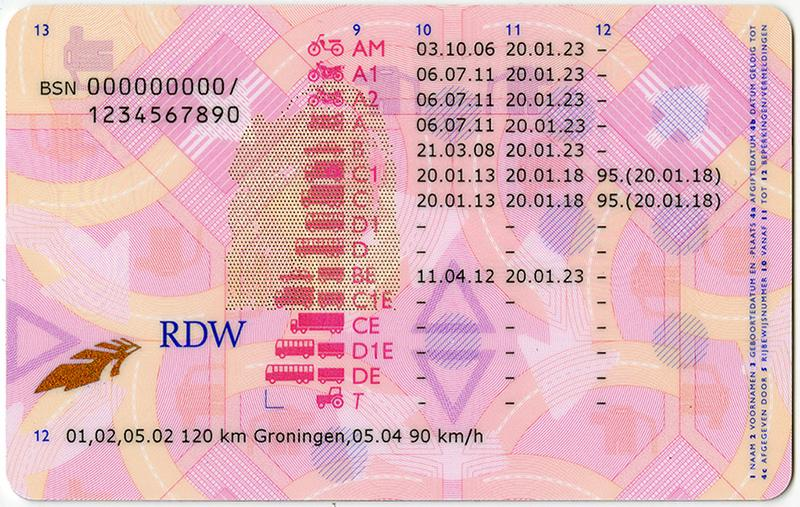
#> input picture images/dutchdriving_back.jpg, 800 x 507 px
$ python -i image_helper.py   (imports and definitions only)   (older library calls are emulated)
#> lines starting #> are read from the running program, lines starting #| are printed output that depends on the picture; after the words box and inside, x2 and y2 are one past the last pixel; in counts of white or black regions, pixels touching at a corner belong together
#> further down, picture is the input picture: shape (507, 800, 3); mean B, G, R 187.4, 178.7, 225.4
import cv2
import numpy as np
import matplotlib.pyplot as plt
from PIL import Image

class ImageHelper():

    # [20 lines left out: functions load_image, show_image, not called in this run]

    @staticmethod
    def get_shape(image):
        return image.shape

    @staticmethod
    def get_type(image):
        return image.dtype

    # [18 lines left out: functions create_canvas, update_image_color, not called in this run]

    @staticmethod
    def image_crop(image, start_x:int, end_x:int, start_y:int, end_y:int):
        return image[start_y:end_y, start_x:end_x]

    @staticmethod
    def convert_color_to_greyscale(image):
        return cv2.cvtColor(image, cv2.COLOR_BGR2GRAY)

    # [23 lines left out: functions convert_bgr_to_rgb, plot_image, not called in this run]

    @staticmethod
    def reduce_noise_medianblur(image, blur_level:float=1):
        return cv2.medianBlur(image, blur_level)

    @staticmethod
    def reduce_noise_fastNlMeands(image):
        return cv2.fastNlMeansDenoisingColored(image , None, 10, 10, 7, 15)

    @staticmethod
    def thesholding(image):
        return cv2.threshold(image, 0, 255, cv2.THRESH_BINARY + cv2.THRESH_OTSU)[1]

    @staticmethod
    def upscale_image(image, size:float):
        return cv2.resize(image, None, fx=size, fy=size, interpolation=cv2.INTER_CUBIC)

    @staticmethod
    def upscale_image_1_8(image):
        return ImageHelper.upscale_image(image, 1.8)

    @staticmethod
    def upscale_image_2_5(image):
        return ImageHelper.upscale_image(image, 2.5)

    @staticmethod
    def upscale_image_3(image):
        return ImageHelper.upscale_image(image, 3)

    @staticmethod
    def upscale_image_4(image):
        return ImageHelper.upscale_image(image, 4)

    @staticmethod
    def upscale_image_1_8(image):
        return ImageHelper.upscale_image(image, 1.8)

    # [63 lines left out: functions normalize_image, adjust_contrast, crop_white_borders, deskew_image, not called in this run]

    @staticmethod
    def convert_black_to_white_bg(image):
        # Convert to grayscale to create a mask
        gray = cv2.cvtColor(image, cv2.COLOR_BGR2GRAY)
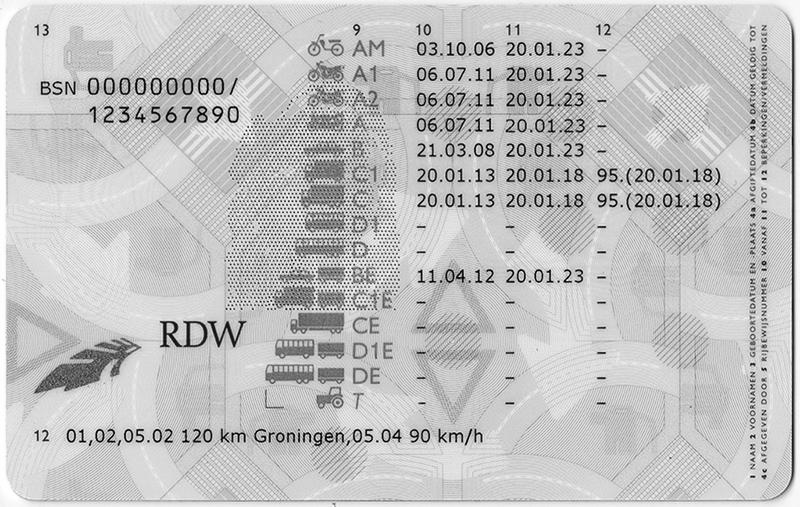
#> gray: shape (507, 800); min 1, max 255, mean 193.7

        # Create mask where black pixels are background
        _, mask = cv2.threshold(gray, 1, 255, cv2.THRESH_BINARY)
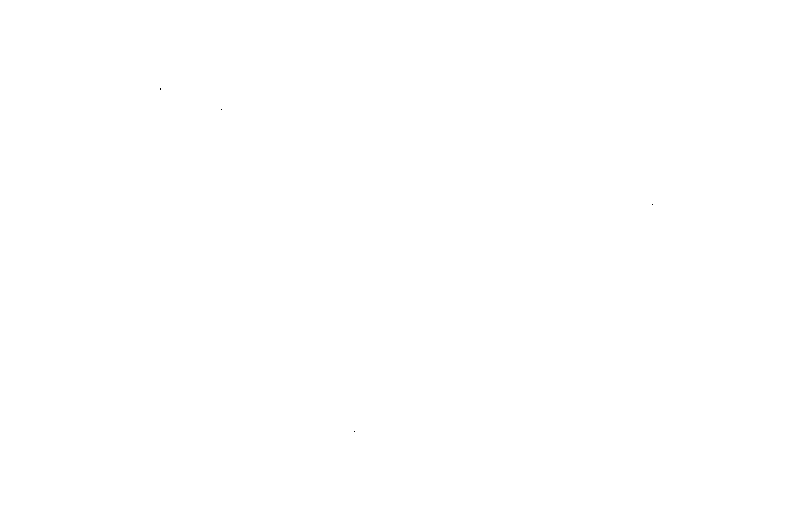
#> mask: shape (507, 800); 100% white; black in thin lines or dots, all inside (x1, y1, x2, y2) = (160, 88, 653, 432)

        # Create white background
        white_bg = np.full(image.shape, 255, dtype=np.uint8)

        # Combine foreground and white background
        final = cv2.bitwise_and(image, image, mask=mask)
        bg_mask = cv2.bitwise_not(mask)
        white_part = cv2.bitwise_and(white_bg, white_bg, mask=bg_mask)
#> white_bg: shape (507, 800, 3); every value is 255

        result = cv2.add(final, white_part)
        return result


    # [39 lines of commented-out code are left out]

>>> import cv2
>>> picture = cv2.imread('../images/dutchdriving_back.jpg')
>>> result = ImageHelper().convert_black_to_white_bg(picture)
